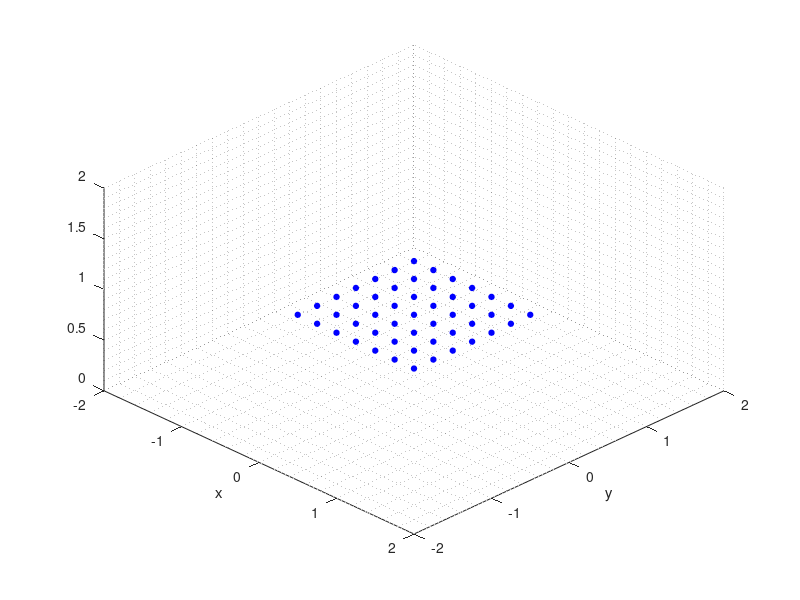

Here is the MATLAB script that generated this plot:
clc, clear, close all

% Parameters to set 
% *******************************************************
bed = [-0.75,0.75,-0.75,0.75, 0.75, 0.75];
step= 0.25;
% *******************************************************

% *******************************************************
graph = 1; % 1:yes, 0:no
save = 1; 
axis_pattern = 0;   % 1: eje y
                    % 0: eje x
% *******************************************************


[TbX,TbY] = meshgrid(bed(1):step:bed(2), bed(3):step:bed(4));
% Invertir TbY
TbY(:,2:2:end) = TbY(end:-1:1,2:2:end);

if axis_pattern==1
    x = reshape(TbX,[numel(TbX),1]);
    y = reshape(TbY,[numel(TbY),1]);
else
    y = reshape(TbX,[numel(TbX),1]);
    x = reshape(TbY,[numel(TbY),1]);
end



data=[];
ii=0;
for k = bed(6):-step:bed(5)

    % Agregar los "0" ya que aun no se han registrado.
    if(mod(ii,2)==0)
        data = [data; x, y, k*ones(size(x)), zeros(size(x))];
        ii=ii+1;
    else
        data = [data; x(end:-1:1), y(end:-1:1), k*ones(size(x)), zeros(size(x))];
        ii=ii+1;
    end

end

%%

% Graficar
fprintf("Nro of points: %d \n",length(data))
if(graph)
    figure(1)
    axis([-2, 2, -2, 2, 0, 2])
    view(45,45)
    grid minor
    xlabel('x')
    ylabel('y')
    hold on
    
    for i=1: size(data,1)
        plot3(data(i,1),data(i,2),data(i,3),'ob','MarkerFaceColor','b','MarkerSize',4)
        pause(0.05)
    end
    
end



% Escribir los datos en un archivo de texto
if (save)
    dlmwrite('positions3D.txt', data, 'delimiter', ' ');
    fprintf("Generacion de datos exitoso \n")
end
